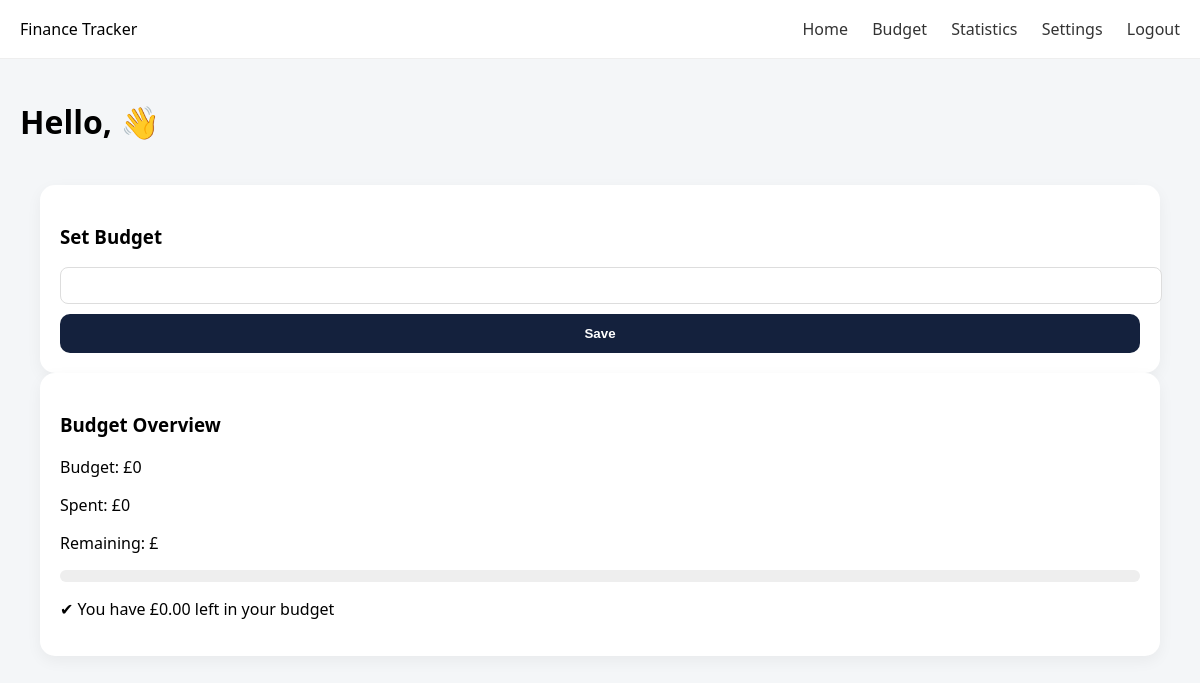
Before: /budget (signed in) with the older database file.
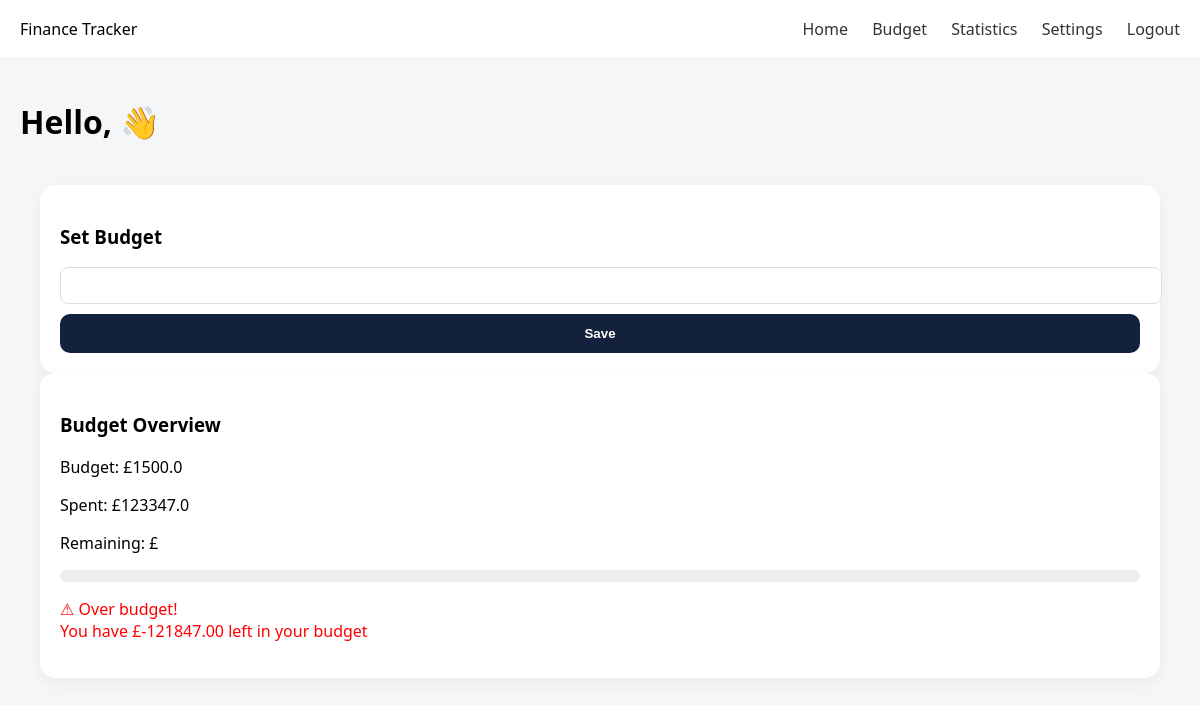
After: the same page with the newer database file.
### tables this page shows
CREATE TABLE budget (
        id INTEGER PRIMARY KEY AUTOINCREMENT,
        total REAL,
        user_id INTEGER
    );

### app.py (the view, shortened to what this page needs)
@app.route("/budget", methods=["GET", "POST"])
def budget():
    conn = get_db()
    cur = conn.cursor()
    cur.execute("SELECT * FROM transactions WHERE user_id=?", (session["user_id"],))
    data = cur.fetchall()
    expenses = sum(t[1] for t in data if t[3] == "expense")
    cur.execute("SELECT total FROM budget WHERE user_id=?", (session["user_id"],))
    row = cur.fetchone()
    budget = row[0] if row else 0
    percent = (expenses / budget * 100) if budget else 0
    over = expenses > budget
    return render_template("budget.html",
        budget=budget,
        expenses=expenses,
        percent=percent,
        over=over
    )

### app.py (called while the page is built)
def get_db():
    os.makedirs("database", exist_ok=True)
    return sqlite3.connect(DB)

### templates/budget.html (shortened to what this page needs)
<!DOCTYPE html>
<html>
<head>
     <link rel="stylesheet" href="/static/style.css">
</head>
<body>
<div class="navbar">
    <div>Finance Tracker</div>
    <div>
        <a href="/home">Home</a>
        <a href="/budget">Budget</a>
        <a href="/statistics">Statistics</a>
        <a href="/settings">Settings</a>
        <a href="/logout">Logout</a>
    </div>
</div>
<div class="container">
    <h1>Hello, {{ username }} 👋</h1>
 <div class="container">
<div class="card">
    <h3>Set Budget</h3>
    <form method="POST">
        <input type="number" name="budget" step="0.01" required>
        <button type="submit">Save</button>
    </form>
</div>
<div class="card">
    <h3>Budget Overview</h3>
    <p>Budget: £{{ budget }}</p>
    <p>Spent: £{{ expenses }}</p>
    <p>Remaining: £{{ remaining }}</p>
    <div class="progress-bar">
        <div class="progress" style="width: {{ percent }}%;"></div>
    </div>
    {% if over %}
        <p style="color:red;">⚠ Over budget! <br> You have £{{ "%.2f"|format(budget - expenses) }} left in your budget</p>
     {% else %}
            <p class="good">✔ You have £{{ "%.2f"|format(budget - expenses) }} left in your budget</p>
        {% endif %}
</div>
</div>
</body>
</html>

Changed rows visible on the page:
added budget: total "1500.0", budget-expenses "-121847.00"
Other visible differences:
{{ expenses }}: "0" → "123347.0"
{{ budget }}: "0" → (not shown)
{{ "%.2f"|format(budget - expenses) }}: "0.00" → (not shown)
text no longer shown: "✔ You have £"
text now shown: "⚠ Over budget! You have £"
